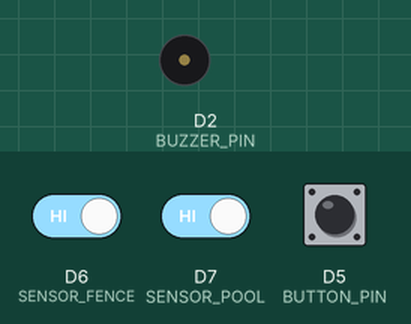
The sketch below on a simulated ESP8266 (NodeMCU). Shown: buzzer (waves = sounding, pin HIGH). The inputs (shaded band) are chosen by the test bench; at power-on: D6 (SENSOR_FENCE) HIGH, D7 (SENSOR_POOL) HIGH, D5 (BUTTON_PIN) HIGH. What the sketch prints to the serial monitor is not drawn.

Above: at 1.2 s.
1.3 s: D6 (SENSOR_FENCE) driven LOW
At 2.1 s:
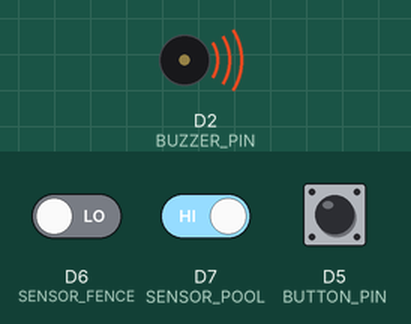
3.8 s: D7 (SENSOR_POOL) driven LOW
At 5.5 s:
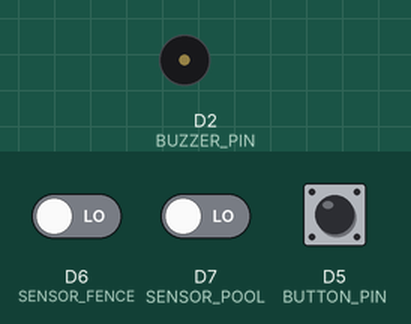
Timing chart, 0 to 7.0 s (numbered marks = the images above; inputs shaded):
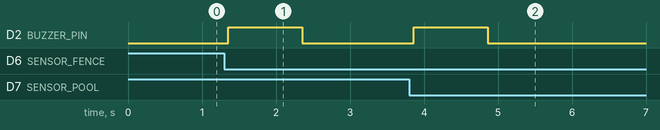

The sketch:

add_telegrame.ino
```cpp
/*
การต่อสายไฟ

D5  → ปุ่มกด → GND
D6  → D0 เซนเซอร์รั้ว
D7  → D0 เซนเซอร์สระ
D2  → ขา + บัซเซอร์ → GND
3.3V → VCC เซนเซอร์ทั้งสอง
GND → GND เซนเซอร์ทั้งสอง
*/

#define SENSOR_FENCE D6   // IR เซนเซอร์ตัวที่ 1 — รั้ว
#define SENSOR_POOL  D7   // IR เซนเซอร์ตัวที่ 2 — สระว่ายน้ำ
#define BUTTON_PIN   D5   // ปุ่มกด — สถานะระบบ (กด=ปิด, ปล่อย=เปิด)
#define BUZZER_PIN   D2   // บัซเซอร์

bool lastFence = HIGH;
bool lastPool  = HIGH;
bool curFence, curPool;
bool buttonState;

void triggerBuzzer() {
  digitalWrite(BUZZER_PIN, HIGH);
  delay(1000);
  digitalWrite(BUZZER_PIN, LOW);
}

void setup() {
  Serial.begin(115200);
  pinMode(SENSOR_FENCE, INPUT);
  pinMode(SENSOR_POOL,  INPUT);
  pinMode(BUTTON_PIN,   INPUT_PULLUP);
  pinMode(BUZZER_PIN,   OUTPUT);
  digitalWrite(BUZZER_PIN, LOW);
  Serial.println("=== Security System Ready ===");
}

void loop() {
  buttonState = digitalRead(BUTTON_PIN);
  curFence    = digitalRead(SENSOR_FENCE);
  curPool     = digitalRead(SENSOR_POOL);

  // แสดงสถานะระบบ
  bool systemArmed = (buttonState == HIGH); // ปล่อยปุ่ม = ระบบเปิด

  // --- เซนเซอร์รั้ว ---
  if (curFence != lastFence) {
    delay(50);
    curFence = digitalRead(SENSOR_FENCE);
    if (curFence != lastFence) {
      if (curFence == LOW) {
        Serial.println("[รั้ว] ⚠ มีคนเดินผ่านรั้ว!");
        if (systemArmed) {
          Serial.println("       🔔 แจ้งเตือน! ระบบทำงาน");
          triggerBuzzer();
        } else {
          Serial.println("       🔕 ระบบปิดอยู่");
        }
      } else {
        Serial.println("[รั้ว] ✅ ไม่มีคนเดินผ่านรั้ว");
      }
      lastFence = curFence;
    }
  }

  // --- เซนเซอร์สระว่ายน้ำ ---
  if (curPool != lastPool) {
    delay(50);
    curPool = digitalRead(SENSOR_POOL);
    if (curPool != lastPool) {
      if (curPool == LOW) {
        Serial.println("[สระ]  ⚠ มีคนเดินผ่านสระว่ายน้ำ!");
        if (systemArmed) {
          Serial.println("       🔔 แจ้งเตือน! ระบบทำงาน");
          triggerBuzzer();
        } else {
          Serial.println("       🔕 ระบบปิดอยู่");
        }
      } else {
        Serial.println("[สระ]  ✅ ไม่มีคนเดินผ่านสระว่ายน้ำ");
      }
      lastPool = curPool;
    }
  }
}
```

Measured:
- after the input at 1.3 s, D2 (BUZZER_PIN): LOW → HIGH after 0.06 s, → LOW 1.0 s later
- after the input at 3.8 s, D2 (BUZZER_PIN): LOW → HIGH after 0.06 s, → LOW 1.0 s later
